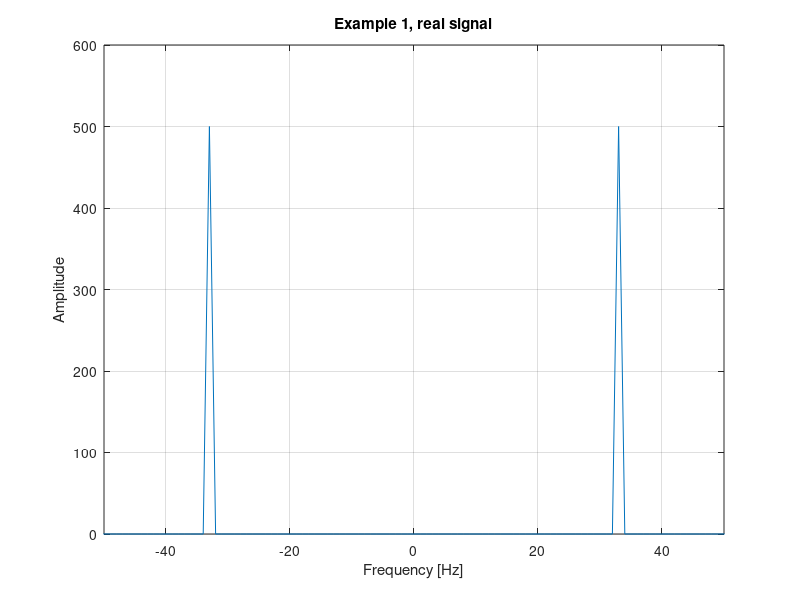
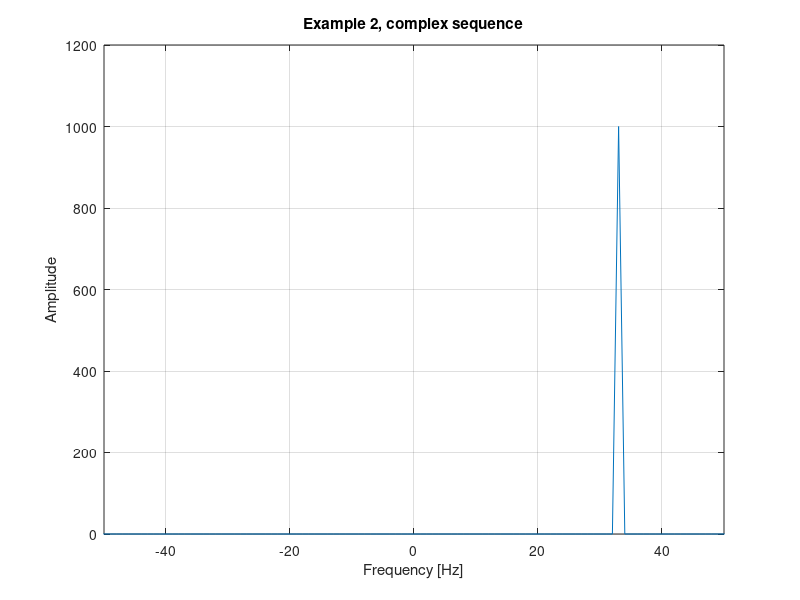

These charts were generated, in order, by the following MATLAB code:
% Sample code slide 11. spectral 1, deterministic real signal

%% 1
figure(1);
dt = 0.001;
N = 1000;
f = 33;
t = [0:N-1] * dt;
s_t = cos(2*pi*f*t);
s_w = abs(fftshift(fft(s_t)));
faxe = [-N/2:N/2-1]/N /dt;
plot(faxe,s_w)
xlim([-50,50])
ylim([0,600])
grid on
xlabel('Frequency [Hz]');
ylabel('Amplitude');
title('Example 1, real signal');
print('example2_fourier', '-depsc');

%% 2
figure(2);
dt = 0.001;
N = 1000;
f = 33;
t = [0:N-1] * dt;
s_t = exp(j*2*pi*f*t);
s_w = abs(fftshift(fft(s_t)));
faxe = [-N/2:N/2-1]/N /dt;
plot(faxe,s_w)
xlim([-50,50])
ylim([0,1200])
grid on
xlabel('Frequency [Hz]');
ylabel('Amplitude');
title('Example 2, complex sequence');
print('example2_fourier', '-depsc');